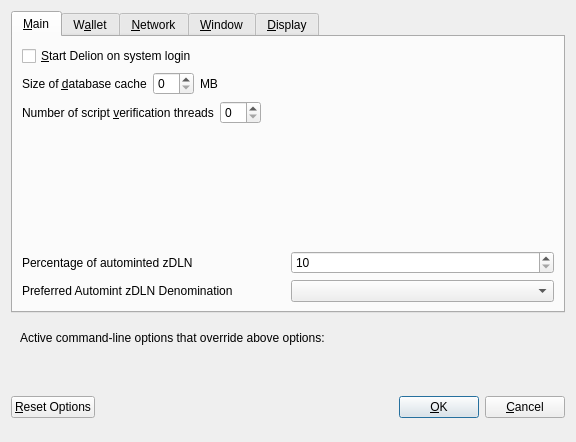
<?xml version="1.0" encoding="UTF-8"?>
<ui version="4.0">
 <class>OptionsDialog</class>
 <widget class="QDialog" name="OptionsDialog">
  <property name="geometry">
   <rect>
    <x>0</x>
    <y>0</y>
    <width>576</width>
    <height>442</height>
   </rect>
  </property>
  <property name="windowTitle">
   <string>Options</string>
  </property>
  <property name="modal">
   <bool>true</bool>
  </property>
  <layout class="QVBoxLayout" name="verticalLayout">
   <item>
    <widget class="QTabWidget" name="tabWidget">
     <property name="currentIndex">
      <number>0</number>
     </property>
     <widget class="QWidget" name="tabMain">
      <attribute name="title">
       <string>&amp;Main</string>
      </attribute>
      <layout class="QVBoxLayout" name="verticalLayout_Main">
       <item>
        <widget class="QCheckBox" name="bitcoinAtStartup">
         <property name="toolTip">
          <string>Automatically start Delion after logging in to the system.</string>
         </property>
         <property name="text">
          <string>&amp;Start Delion on system login</string>
         </property>
        </widget>
       </item>
       <item>
        <layout class="QHBoxLayout" name="horizontalLayout_2_Main">
         <item>
          <widget class="QLabel" name="databaseCacheLabel">
           <property name="text">
            <string>Size of &amp;database cache</string>
           </property>
           <property name="textFormat">
            <enum>Qt::PlainText</enum>
           </property>
           <property name="buddy">
            <cstring>databaseCache</cstring>
           </property>
          </widget>
         </item>
         <item>
          <widget class="QSpinBox" name="databaseCache"/>
         </item>
         <item>
          <widget class="QLabel" name="databaseCacheUnitLabel">
           <property name="text">
            <string>MB</string>
           </property>
           <property name="textFormat">
            <enum>Qt::PlainText</enum>
           </property>
          </widget>
         </item>
         <item>
          <spacer name="horizontalSpacer_2_Main">
           <property name="orientation">
            <enum>Qt::Horizontal</enum>
           </property>
           <property name="sizeHint" stdset="0">
            <size>
             <width>40</width>
             <height>20</height>
            </size>
           </property>
          </spacer>
         </item>
        </layout>
       </item>
       <item>
        <layout class="QHBoxLayout" name="horizontalLayout_3_Main">
         <item>
          <widget class="QLabel" name="threadsScriptVerifLabel">
           <property name="text">
            <string>Number of script &amp;verification threads</string>
           </property>
           <property name="textFormat">
            <enum>Qt::PlainText</enum>
           </property>
           <property name="buddy">
            <cstring>threadsScriptVerif</cstring>
           </property>
          </widget>
         </item>
         <item>
          <widget class="QSpinBox" name="threadsScriptVerif">
           <property name="toolTip">
            <string>(0 = auto, &lt;0 = leave that many cores free)</string>
           </property>
          </widget>
         </item>
         <item>
          <spacer name="horizontalSpacer_3_Main">
           <property name="orientation">
            <enum>Qt::Horizontal</enum>
           </property>
           <property name="sizeHint" stdset="0">
            <size>
             <width>40</width>
             <height>20</height>
            </size>
           </property>
          </spacer>
         </item>
        </layout>
       </item>
       <item>
        <spacer name="verticalSpacer_2">
         <property name="orientation">
          <enum>Qt::Vertical</enum>
         </property>
         <property name="sizeHint" stdset="0">
          <size>
           <width>20</width>
           <height>40</height>
          </size>
         </property>
        </spacer>
       </item>
       <item>
        <layout class="QHBoxLayout" name="horizontalLayout_3">
         <item>
          <widget class="QLabel" name="percentage_label">
           <property name="toolTip">
            <string>Percentage of incoming DLN which get automatically converted to zDLN via Zerocoin Protocol (min: 10%)</string>
           </property>
           <property name="text">
            <string>Percentage of autominted zDLN</string>
           </property>
          </widget>
         </item>
         <item>
          <widget class="QSpinBox" name="zeromintPercentage">
           <property name="minimum">
            <number>10</number>
           </property>
           <property name="maximum">
            <number>100</number>
           </property>
          </widget>
         </item>
        </layout>
       </item>
       <item>
        <layout class="QHBoxLayout" name="horizontalLayout" stretch="0,0">
         <property name="sizeConstraint">
          <enum>QLayout::SetFixedSize</enum>
         </property>
         <item>
          <widget class="QLabel" name="labelPreferredDenom">
           <property name="maximumSize">
            <size>
             <width>16777215</width>
             <height>16777215</height>
            </size>
           </property>
           <property name="toolTip">
            <string>Wait with automatic conversion to Zerocoin until enough DLN for this denomination is available</string>
           </property>
           <property name="text">
            <string>Preferred Automint zDLN Denomination</string>
           </property>
          </widget>
         </item>
         <item>
          <widget class="QComboBox" name="preferredDenom">
           <property name="maximumSize">
            <size>
             <width>16777215</width>
             <height>27</height>
            </size>
           </property>
           <property name="toolTip">
            <string>Wait with automatic conversion to Zerocoin until enough DLN for this denomination is available</string>
           </property>
           <property name="maxVisibleItems">
            <number>9</number>
           </property>
           <property name="maxCount">
            <number>9</number>
           </property>
          </widget>
         </item>
        </layout>
       </item>
      </layout>
     </widget>
     <widget class="QWidget" name="tabWallet">
      <attribute name="title">
       <string>W&amp;allet</string>
      </attribute>
      <layout class="QVBoxLayout" name="verticalLayout_Wallet">
       <item>
        <widget class="QGroupBox" name="groupBox">
         <property name="title">
          <string>Expert</string>
         </property>
         <layout class="QVBoxLayout" name="verticalLayout_2">
          <item>
           <widget class="QCheckBox" name="coinControlFeatures">
            <property name="toolTip">
             <string>Whether to show coin control features or not.</string>
            </property>
            <property name="text">
             <string>Enable coin &amp;control features</string>
            </property>
           </widget>
          </item>
          <item>
           <widget class="QCheckBox" name="showMasternodesTab">
            <property name="toolTip">
             <string>Show additional tab listing all your masternodes in first sub-tab&lt;br/&gt;and all masternodes on the network in second sub-tab.</string>
            </property>
            <property name="text">
             <string>Show Masternodes Tab</string>
            </property>
           </widget>
          </item>
          <item>
           <widget class="QCheckBox" name="spendZeroConfChange">
            <property name="toolTip">
             <string>If you disable the spending of unconfirmed change, the change from a transaction&lt;br/&gt;cannot be used until that transaction has at least one confirmation.&lt;br/&gt;This also affects how your balance is computed.</string>
            </property>
            <property name="text">
             <string>&amp;Spend unconfirmed change</string>
            </property>
           </widget>
          </item>
         </layout>
        </widget>
       </item>
       <item>
        <spacer name="verticalSpacer_Wallet">
         <property name="orientation">
          <enum>Qt::Vertical</enum>
         </property>
         <property name="sizeHint" stdset="0">
          <size>
           <width>20</width>
           <height>40</height>
          </size>
         </property>
        </spacer>
       </item>
      </layout>
     </widget>
     <widget class="QWidget" name="tabNetwork">
      <attribute name="title">
       <string>&amp;Network</string>
      </attribute>
      <layout class="QVBoxLayout" name="verticalLayout_Network">
       <item>
        <widget class="QCheckBox" name="mapPortUpnp">
         <property name="toolTip">
          <string>Automatically open the Delion client port on the router. This only works when your router supports UPnP and it is enabled.</string>
         </property>
         <property name="text">
          <string>Map port using &amp;UPnP</string>
         </property>
        </widget>
       </item>
       <item>
        <widget class="QCheckBox" name="allowIncoming">
         <property name="toolTip">
          <string>Accept connections from outside</string>
         </property>
         <property name="text">
          <string>Allow incoming connections</string>
         </property>
        </widget>
       </item>
       <item>
        <widget class="QCheckBox" name="connectSocks">
         <property name="toolTip">
          <string>Connect to the Delion network through a SOCKS5 proxy.</string>
         </property>
         <property name="text">
          <string>&amp;Connect through SOCKS5 proxy (default proxy):</string>
         </property>
        </widget>
       </item>
       <item>
        <layout class="QHBoxLayout" name="horizontalLayout_1_Network">
         <item>
          <widget class="QLabel" name="proxyIpLabel">
           <property name="text">
            <string>Proxy &amp;IP:</string>
           </property>
           <property name="textFormat">
            <enum>Qt::PlainText</enum>
           </property>
           <property name="buddy">
            <cstring>proxyIp</cstring>
           </property>
          </widget>
         </item>
         <item>
          <widget class="QValidatedLineEdit" name="proxyIp">
           <property name="minimumSize">
            <size>
             <width>140</width>
             <height>0</height>
            </size>
           </property>
           <property name="maximumSize">
            <size>
             <width>140</width>
             <height>16777215</height>
            </size>
           </property>
           <property name="toolTip">
            <string>IP address of the proxy (e.g. IPv4: 127.0.0.1 / IPv6: ::1)</string>
           </property>
          </widget>
         </item>
         <item>
          <widget class="QLabel" name="proxyPortLabel">
           <property name="text">
            <string>&amp;Port:</string>
           </property>
           <property name="textFormat">
            <enum>Qt::PlainText</enum>
           </property>
           <property name="buddy">
            <cstring>proxyPort</cstring>
           </property>
          </widget>
         </item>
         <item>
          <widget class="QLineEdit" name="proxyPort">
           <property name="minimumSize">
            <size>
             <width>55</width>
             <height>0</height>
            </size>
           </property>
           <property name="maximumSize">
            <size>
             <width>55</width>
             <height>16777215</height>
            </size>
           </property>
           <property name="toolTip">
            <string>Port of the proxy (e.g. 9050)</string>
           </property>
          </widget>
         </item>
         <item>
          <spacer name="horizontalSpacer_1_Network">
           <property name="orientation">
            <enum>Qt::Horizontal</enum>
           </property>
           <property name="sizeHint" stdset="0">
            <size>
             <width>40</width>
             <height>20</height>
            </size>
           </property>
          </spacer>
         </item>
        </layout>
       </item>
       <item>
        <spacer name="verticalSpacer_Network">
         <property name="orientation">
          <enum>Qt::Vertical</enum>
         </property>
         <property name="sizeHint" stdset="0">
          <size>
           <width>20</width>
           <height>40</height>
          </size>
         </property>
        </spacer>
       </item>
      </layout>
     </widget>
     <widget class="QWidget" name="tabWindow">
      <attribute name="title">
       <string>&amp;Window</string>
      </attribute>
      <layout class="QVBoxLayout" name="verticalLayout_Window">
       <item>
        <widget class="QCheckBox" name="minimizeToTray">
         <property name="toolTip">
          <string>Show only a tray icon after minimizing the window.</string>
         </property>
         <property name="text">
          <string>&amp;Minimize to the tray instead of the taskbar</string>
         </property>
        </widget>
       </item>
       <item>
        <widget class="QCheckBox" name="minimizeOnClose">
         <property name="toolTip">
          <string>Minimize instead of exit the application when the window is closed. When this option is enabled, the application will be closed only after selecting Quit in the menu.</string>
         </property>
         <property name="text">
          <string>M&amp;inimize on close</string>
         </property>
        </widget>
       </item>
       <item>
        <spacer name="verticalSpacer_Window">
         <property name="orientation">
          <enum>Qt::Vertical</enum>
         </property>
         <property name="sizeHint" stdset="0">
          <size>
           <width>20</width>
           <height>40</height>
          </size>
         </property>
        </spacer>
       </item>
      </layout>
     </widget>
     <widget class="QWidget" name="tabDisplay">
      <attribute name="title">
       <string>&amp;Display</string>
      </attribute>
      <layout class="QVBoxLayout" name="verticalLayout_Display">
       <item>
        <layout class="QHBoxLayout" name="horizontalLayout_1_Display">
         <item>
          <widget class="QLabel" name="langLabel">
           <property name="text">
            <string>User Interface &amp;language:</string>
           </property>
           <property name="textFormat">
            <enum>Qt::PlainText</enum>
           </property>
           <property name="buddy">
            <cstring>lang</cstring>
           </property>
          </widget>
         </item>
         <item>
          <widget class="QValueComboBox" name="lang">
           <property name="toolTip">
            <string>The user interface language can be set here. This setting will take effect after restarting Delion.</string>
           </property>
          </widget>
         </item>
        </layout>
       </item>
       <item>
        <widget class="QLabel" name="label_3">
         <property name="toolTip">
          <string notr="true"/>
         </property>
         <property name="statusTip">
          <string notr="true"/>
         </property>
         <property name="whatsThis">
          <string notr="true"/>
         </property>
         <property name="accessibleName">
          <string notr="true"/>
         </property>
         <property name="text">
          <string>Language missing or translation incomplete? Help contributing translations here:
https://www.transifex.com/delion-project/delion-project-translations</string>
         </property>
         <property name="wordWrap">
          <bool>true</bool>
         </property>
         <property name="openExternalLinks">
          <bool>true</bool>
         </property>
         <property name="textInteractionFlags">
          <set>Qt::TextBrowserInteraction</set>
         </property>
        </widget>
       </item>
       <item>
        <layout class="QHBoxLayout" name="horizontalLayout_4_Display" stretch="0,0">
         <item>
          <widget class="QLabel" name="themeLabel">
           <property name="text">
            <string>User Interface Theme:</string>
           </property>
          </widget>
         </item>
         <item>
          <widget class="QValueComboBox" name="theme"/>
         </item>
        </layout>
       </item>
       <item>
        <widget class="Line" name="line">
         <property name="orientation">
          <enum>Qt::Horizontal</enum>
         </property>
        </widget>
       </item>
       <item>
        <layout class="QHBoxLayout" name="horizontalLayout_2_Display">
         <item>
          <widget class="QLabel" name="unitLabel">
           <property name="text">
            <string>&amp;Unit to show amounts in:</string>
           </property>
           <property name="textFormat">
            <enum>Qt::PlainText</enum>
           </property>
           <property name="buddy">
            <cstring>unit</cstring>
           </property>
          </widget>
         </item>
         <item>
          <widget class="QValueComboBox" name="unit">
           <property name="toolTip">
            <string>Choose the default subdivision unit to show in the interface and when sending coins.</string>
           </property>
          </widget>
         </item>
        </layout>
       </item>
       <item>
        <layout class="QHBoxLayout" name="horizontalLayout_5_Display">
         <item>
          <widget class="QLabel" name="digitsLabel">
           <property name="text">
            <string>Decimal digits</string>
           </property>
          </widget>
         </item>
         <item>
          <widget class="QValueComboBox" name="digits"/>
         </item>
        </layout>
       </item>
       <item>
        <layout class="QHBoxLayout" name="horizontalLayout_3_Display">
         <item>
          <widget class="QLabel" name="thirdPartyTxUrlsLabel">
           <property name="toolTip">
            <string>Third party URLs (e.g. a block explorer) that appear in the transactions tab as context menu items. %s in the URL is replaced by transaction hash. Multiple URLs are separated by vertical bar |.</string>
           </property>
           <property name="text">
            <string>Third party transaction URLs</string>
           </property>
           <property name="buddy">
            <cstring>thirdPartyTxUrls</cstring>
           </property>
          </widget>
         </item>
         <item>
          <widget class="QLineEdit" name="thirdPartyTxUrls">
           <property name="toolTip">
            <string>Third party URLs (e.g. a block explorer) that appear in the transactions tab as context menu items. %s in the URL is replaced by transaction hash. Multiple URLs are separated by vertical bar |.</string>
           </property>
          </widget>
         </item>
        </layout>
       </item>
       <item>
        <spacer name="verticalSpacer">
         <property name="orientation">
          <enum>Qt::Vertical</enum>
         </property>
         <property name="sizeHint" stdset="0">
          <size>
           <width>20</width>
           <height>40</height>
          </size>
         </property>
        </spacer>
       </item>
      </layout>
     </widget>
    </widget>
   </item>
   <item>
    <widget class="QFrame" name="frame">
     <layout class="QVBoxLayout" name="verticalLayout_Bottom">
      <item>
       <layout class="QHBoxLayout" name="horizontalLayout_Bottom">
        <item>
         <widget class="QLabel" name="overriddenByCommandLineInfoLabel">
          <property name="text">
           <string>Active command-line options that override above options:</string>
          </property>
          <property name="textFormat">
           <enum>Qt::PlainText</enum>
          </property>
         </widget>
        </item>
        <item>
         <spacer name="horizontalSpacer_Bottom">
          <property name="orientation">
           <enum>Qt::Horizontal</enum>
          </property>
          <property name="sizeHint" stdset="0">
           <size>
            <width>40</width>
            <height>20</height>
           </size>
          </property>
         </spacer>
        </item>
       </layout>
      </item>
      <item>
       <widget class="QLabel" name="overriddenByCommandLineLabel">
        <property name="text">
         <string/>
        </property>
        <property name="textFormat">
         <enum>Qt::PlainText</enum>
        </property>
        <property name="wordWrap">
         <bool>true</bool>
        </property>
       </widget>
      </item>
     </layout>
    </widget>
   </item>
   <item>
    <layout class="QHBoxLayout" name="horizontalLayout_Buttons">
     <item>
      <widget class="QPushButton" name="resetButton">
       <property name="toolTip">
        <string>Reset all client options to default.</string>
       </property>
       <property name="text">
        <string>&amp;Reset Options</string>
       </property>
       <property name="autoDefault">
        <bool>false</bool>
       </property>
      </widget>
     </item>
     <item>
      <spacer name="horizontalSpacer_1">
       <property name="orientation">
        <enum>Qt::Horizontal</enum>
       </property>
       <property name="sizeHint" stdset="0">
        <size>
         <width>40</width>
         <height>48</height>
        </size>
       </property>
      </spacer>
     </item>
     <item>
      <widget class="QLabel" name="statusLabel">
       <property name="minimumSize">
        <size>
         <width>200</width>
         <height>0</height>
        </size>
       </property>
       <property name="font">
        <font>
         <weight>75</weight>
         <bold>true</bold>
        </font>
       </property>
       <property name="text">
        <string/>
       </property>
       <property name="textFormat">
        <enum>Qt::PlainText</enum>
       </property>
       <property name="wordWrap">
        <bool>true</bool>
       </property>
      </widget>
     </item>
     <item>
      <spacer name="horizontalSpacer_2">
       <property name="orientation">
        <enum>Qt::Horizontal</enum>
       </property>
       <property name="sizeHint" stdset="0">
        <size>
         <width>40</width>
         <height>48</height>
        </size>
       </property>
      </spacer>
     </item>
     <item>
      <widget class="QPushButton" name="okButton">
       <property name="text">
        <string>&amp;OK</string>
       </property>
       <property name="autoDefault">
        <bool>false</bool>
       </property>
       <property name="default">
        <bool>true</bool>
       </property>
      </widget>
     </item>
     <item>
      <widget class="QPushButton" name="cancelButton">
       <property name="text">
        <string>&amp;Cancel</string>
       </property>
       <property name="autoDefault">
        <bool>false</bool>
       </property>
      </widget>
     </item>
    </layout>
   </item>
  </layout>
 </widget>
 <customwidgets>
  <customwidget>
   <class>QValidatedLineEdit</class>
   <extends>QLineEdit</extends>
   <header>qvalidatedlineedit.h</header>
  </customwidget>
  <customwidget>
   <class>QValueComboBox</class>
   <extends>QComboBox</extends>
   <header>qvaluecombobox.h</header>
  </customwidget>
 </customwidgets>
 <resources/>
 <connections/>
</ui>
